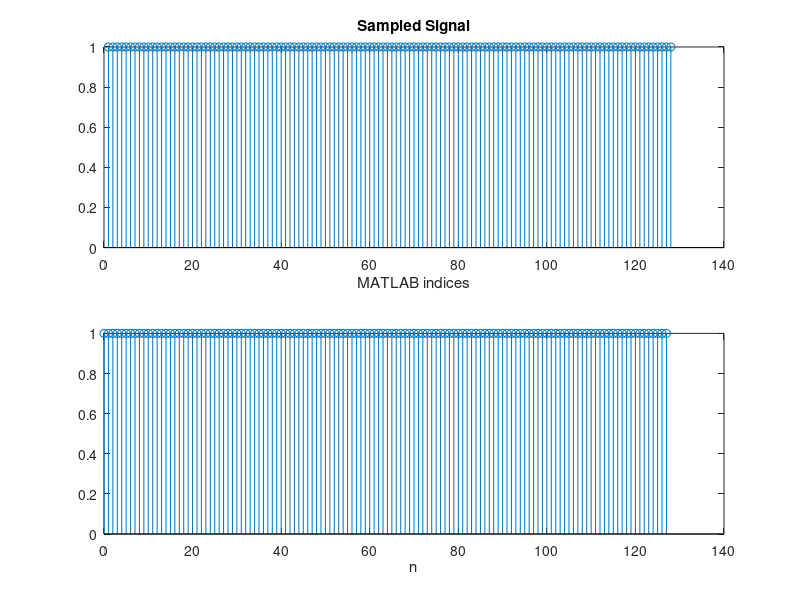
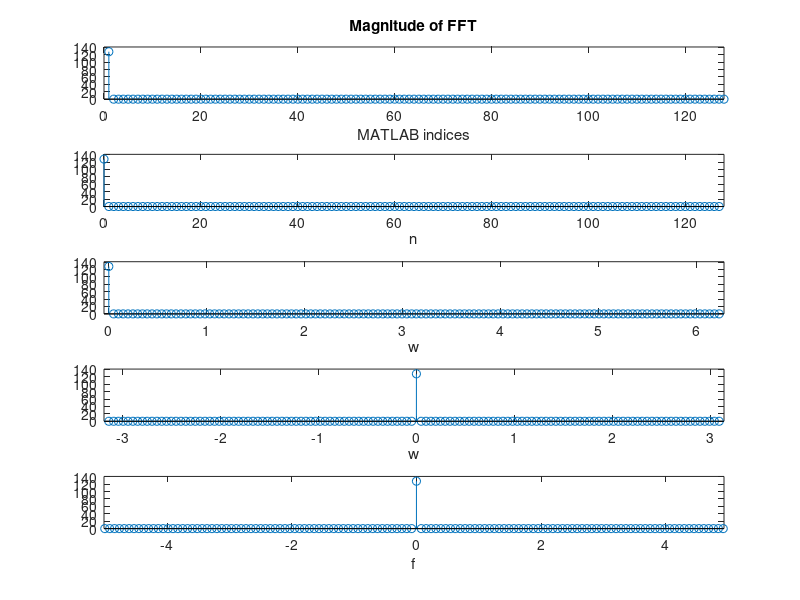
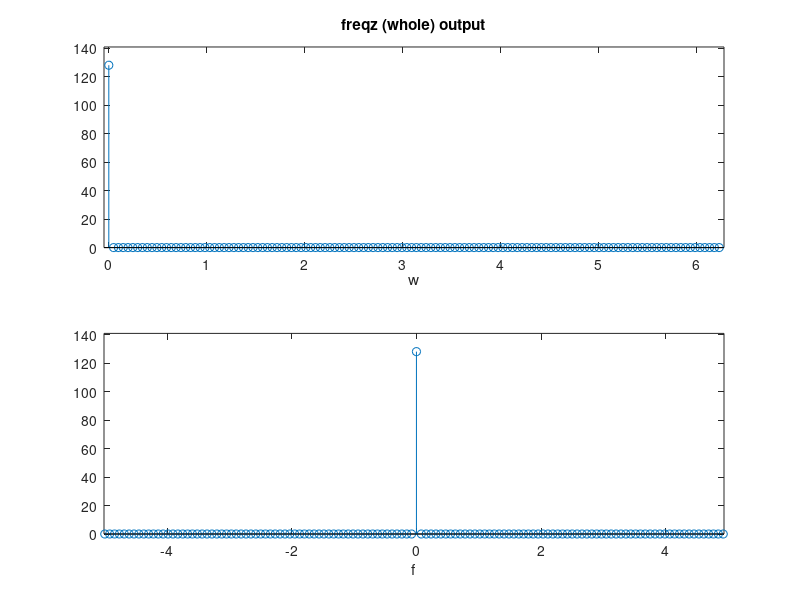
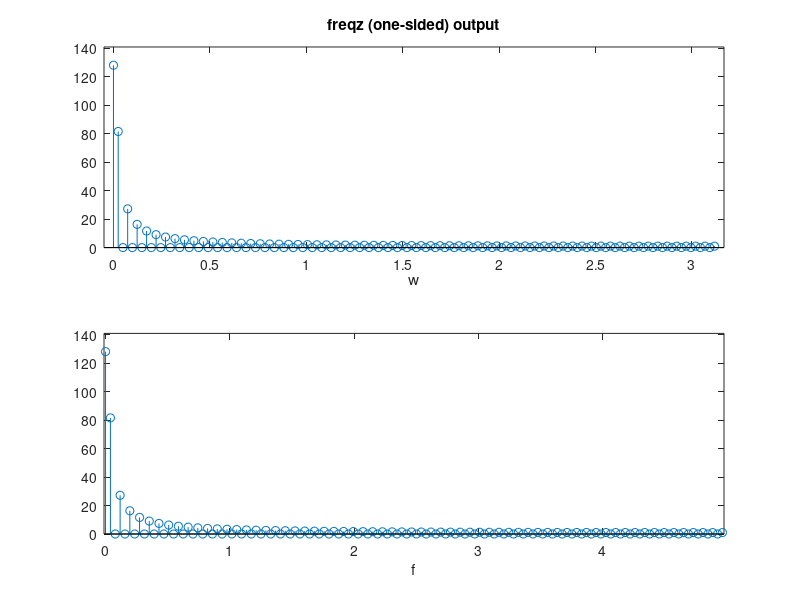

These figures' MATLAB source, in order:
%% This example is intended to clarify FFT or a freqz outputs.

% Quick side note - the "axis" commands are intended to line things up so
% you can visually distinguish when something is "as it was" or has been
% "fftshifted"  It is considered above expectation to fully grasp what the
% axis commands are doing.

% First, let's set some variables.
sampling_freq = 10;
cosine_freq = 1000;
N=128;
% We will have N points, that range from 0 to N-1.

% This means that we will have N samples of a cosine of that started with 
% the form cos(2*pi*(cosine_freq)*t) - but, after being sampled, we will 
% have:
% cos(2*pi*(cosine_freq)*nT) = cos(2*pi*(cosine_freq)*n*(1/Sampling_freq))

% Let's set up the cosine.

n=0:N-1;
x=cos(2*pi*cosine_freq*n/sampling_freq);

% 
% This plot command plots vs. the MATLAB internal indices - which is 1 to
% N.  Note: these have no relationship with the real world...  This just
% represents how MATLAB intends for you to access these values.

figure(1)
subplot(2,1,1);
stem(x);
xlabel('MATLAB indices');
title('Sampled Signal');

% 
% This plot command plots vs. n.  While above went from 1:N, this should go
% from 0:N-1.
subplot(2,1,2);
stem(n,x);
xlabel('n');


%% FFT
% Now we look at the FFT

% Here, X_mag takes on the value of the magnitude of the FFT of x.  
% MATLAB will create N points and, like x, will assign them to internal
% indices that go from 1 to N.  And, again, like x, and based on the
% definition of the DFT, these will map to values that we would call
% n=0:N-1.
X_mag = abs(fft(x));

% What is hard to see here is the periodicity that would result if we were
% to continue.  But, what we see is exactly one period.  The n=N point
% (MATLAB index N+1) would be identical to n=0 (MATLAB index 1).  

% This first plot simply plots the X_mag vs. the MATLAB indices - i.e. 1:N.
figure(2)
subplot(5,1,1);
stem(X_mag);
axis([0 N min(X_mag) max(X_mag*1.1)]);
xlabel('MATLAB indices');
title('Magnitude of FFT');

% Again, by putting the "n," in front, the following will plot this vs. n
% as is defined by the DFT equation.  So, n=0 corresponds to the DFT sample
% that is the sum of all x[n], etc. 
subplot(5,1,2);
stem(n, X_mag);
axis([0 N min(X_mag) max(X_mag*1.1)]);
xlabel('n');


% Now, the next step would be to determine what frequencies these
% correspond to.  We know that 2pi corresponds to N - so, if we were to
% plot this - n=0 maps to w=0.  And, n=N-1 maps to (N-1)*2*pi/N.  Let's
% create that variable here:
w=n*2*pi/N;

% Plotting this reveals how the values line up relative to w
subplot(5,1,3);
stem(w,X_mag);
axis([-(2*pi)/N max(w)+(2*pi)/N min(X_mag) max(X_mag*1.1)]);
xlabel('w');

% To this point, we've done NOTHING to X_mag - we've simply changed what we
% are calling the points on the x-axis - that is, the things that align
% with the samples of the DFT.  

% Now say we'd prefer to look at w from -pi to pi... well, we can't do
% that.  Namely because the value at -pi and the value at pi would be the
% same (periodic) and MATLAB doesn't go beyond the one period.  
% Doing the math on the the w that we do have would make this point as
% well.
% From above, we have 0, 1*2pi/N, 2*2pi/N, ... (N-1)*2pi/N.
% Now, if we want to look at this as a two-sided spectra with 0 in the
% 'middle' we would want to take the points that line up with the range 
% (pi through (N-1)*2pi/N) and bring them to the left.  This is the right
% half of the points that were calculated. 
% In terms of MATLAB indices, this corresponds to (N/2)+1 through N
% In terms of n, this corresponds to N/2 through N-1.
% And, in terms of w, this corresponds to (N/2)*2pi/N through (N-1)*2pi/N
% or, condensing the math above - for w - from pi through (N-1)*2pi/N as
% previously described.
% The fftshift command takes the right half of X_mag and puts it on the
% left, but it does nothing to the labels.
% We could fftshift the labels and they'd align... however, this wouldn't
% take into account the periodicity.  Meaning, moving the "right half" of
% the labels to the left would leave us with labels that look like this:
% pi, ((N/2)+1)*2pi/N, ((N/2)+2)*2pi/N, ... (N-1)*2pi/N, 0, 2pi/N, ...
% ((N/2)-1)*2pi/N

% We'd prefer the left half of these labels to be offset by 2pi to have
% continuity to our labels.  If we take the left half and subtract 2pi,
% everything looks correct.  This is IDENTICAL to simply taking w and
% subtracting pi to scoot the labels to the left by pi.
subplot(5,1,4);
stem(w-pi, fftshift(X_mag));
axis([min(w-pi)-(2*pi)/N max(w-pi)+(2*pi)/N min(X_mag) max(X_mag*1.1)]);
xlabel('w');

% Finally, we likely want to know what frequencies this corresponds to.
% We know that w=2*pi corresponds with the sampling frequency.  
% We can use this relationship to finish our task.
% f should equal (w/(2*pi))*sampling_freq
subplot(5,1,5);
stem((w-pi)*sampling_freq/(2*pi),fftshift(X_mag));
axis([min((w-pi)*sampling_freq/(2*pi))-(sampling_freq/2/pi/N) max((w-pi)*sampling_freq/(2*pi))+sampling_freq/2/pi/N min(X_mag) max(X_mag*1.1)]);
xlabel('f');

% In this case, we've taken the axis that was -pi to ((N/2)-1)*2pi/N and
% multiplied it by (sampling_freq/2pi).  This took the above range and
% translated the left most label, that was -pi, and turned it into
% -sampling_freq/2.  And, the right most label, that was ((N/2)-1)*2pi/N
% and translated it to ((N/2)-1)*2pi/N * sampling_freq/2pi... that leaves
% us with sampling_freq*((N/2)-1)/N or 
% sampling_freq/2 - sampling_freq*(1/N)

%% FreqZ
% Now, let's look at what freqz does

[H1 w1]=freqz(x,1,N,'whole');

% This command will result in H1 taking on the DTFT, or DFT, or frequency
% response for points 1:1024.  And, w1 will be assigned to the frequencies
% that it was calculated for.

% If we simply plot abs(H1) vs. w1 - we should end up with a plot IDENTICAL
% to the plot in row 3 of figure(2).
figure(3)
subplot(2,1,1);
stem(w1,abs(H1));
xlabel('w');
axis([-(2*pi)/N max(w1)+(2*pi)/N min(abs(H1)) max(abs(H1)*1.1)]);
title('freqz (whole) output');

% In fact, one way to show that the values are the same is to subtract one
% from the other and sum... let's do that for w1 vs. w and abs(H1) vs. 
% X_mag.  Note that to make the dimensions identical, I had to take the
% transpose of the arrays returned by freqz... one put the values in a
% single row, the other put the values in a single column.
sum(w-w1')

sum(X_mag-abs(H1'))

% We can also plot the above vs. f in the same way we did in the previous
% example - but, we'd have to shift the axis by pi, do the fftshift and
% scale appropriately.  This should result in the same plot as in the 5th
% plot in figure(2).
subplot(2,1,2);
stem((w1-pi)*sampling_freq/(2*pi),fftshift(abs(H1)));
axis([min((w1-pi)*sampling_freq/(2*pi))-(sampling_freq/2/pi/N) max((w1-pi)*sampling_freq/(2*pi))+sampling_freq/2/pi/N min(abs(H1)) max(abs(H1)*1.1)]);
xlabel('f');

% Finally, let's look at what freqz does with only the right hand side...
[H2 w2]=freqz(x,1,N);

figure(4)
subplot(2,1,1);
stem(w2,abs(H2));
axis([-(2*pi)/N max(w2)+(2*pi)/N min(abs(H2)) max(abs(H2)*1.1)]);
xlabel('w');
title('freqz (one-sided) output');

% And, again, we can map these to frequencies (in Hertz).

subplot(2,1,2);
stem(w2*sampling_freq/(2*pi), abs(H2));
axis([min(w2*sampling_freq/2/pi)-sampling_freq/2/pi/N max(w2*sampling_freq/2/pi)+(sampling_freq/2/pi/N) min(abs(H2)) max(abs(H2)*1.1)]);
xlabel('f');
